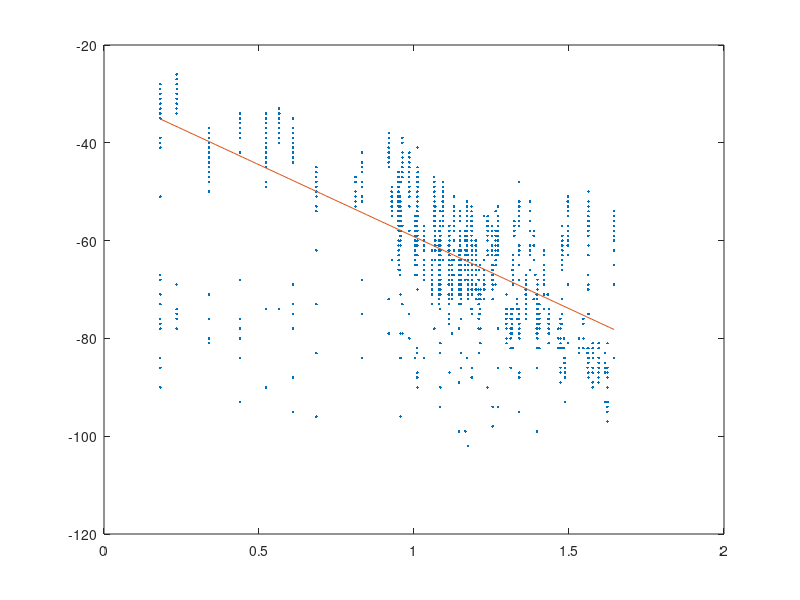

MATLAB code for this plot:
clear all;
receiver=importdata('receiverXY.csv');
transmitter=importdata('transmitterXY.csv');
exp7=importdata('wifiExp7.csv');%1st experiment
exp8=importdata('wifiExp8.csv');%2st experiment
exp9=importdata('wifiExp9.csv');%3st experiment
exp10=importdata('wifiExp10.csv');%4st experiment
exp11=importdata('wifiExp11.csv');%5st experiment
exp12=importdata('wifiExp12.csv');%6st experiment
exp13=importdata('wifiExp13.csv');%7st experiment
exp14=importdata('wifiExp14.csv');%8st experiment
exp15=importdata('wifiExp15.csv');%9st experiment
exp16=importdata('wifiExp16.csv');%10st experiment
exp17=importdata('wifiExp17.csv');%11st experiment
exp18=importdata('wifiExp18.csv');%12st experiment
distance0=zeros(12,8);
for i=1:12
    for j=1:8
        %distance(i,j) = log(((transmitter(i,1)-receiver(j,1))^2+(transmitter(i,2)-receiver(j,2))^2)^0.5);
        distance0(i,j)= sqrt((transmitter(i,1)-receiver(j,1))^2+(transmitter(i,2)-receiver(j,2))^2);
       
    end
end
x0 = [];
x = [];
y = [];
%exp 7
distance = log10(distance0);
for i=1:8
    for j=1:length(exp7)
       if( exp7(j,i+1)==500 )
        continue;
       end
       x0 = [x0,distance0(1,i)];
       x = [x,distance(1,i)];
       y = [y,-exp7(j,i+1)];
    end
end
% exp 8 
for i=1:8
    for j=1:length(exp8)
       if( exp8(j,i+1)==500 )
        continue;
       end 
       x0 = [x0,distance0(2,i)];
       x = [x,distance(2,i)];
       y = [y,-exp8(j,i+1)];
    end
end
%exp 9
for i=1:8
    for j=1:length(exp9)
       if( exp9(j,i+1)==500 )
        continue;
       end 
       x0 = [x0,distance0(3,i)];
       x = [x,distance(3,i)];
       y = [y,-exp9(j,i+1)];
    end
end


%exp 10
for i=1:8
    for j=1:length(exp10)
       if( exp10(j,i+1)==500 )
        continue;
       end 
       x0 = [x0,distance0(4,i)];
       x = [x,distance(4,i)];
       y = [y,-exp10(j,i+1)];
    end
end
%exp 11
for i=1:8
    for j=1:length(exp11)
       if( exp11(j,i+1)==500 )
        continue;
       end 
       x0 = [x0,distance0(5,i)];
       x = [x,distance(5,i)];
       y = [y,-exp11(j,i+1)];
    end
end
%exp 12
for i=1:8
    for j=1:length(exp12)
       if( exp12(j,i+1)==500 )
        continue;
       end 
       x0 = [x0,distance0(6,i)];
       x = [x,distance(6,i)];
       y = [y,-exp12(j,i+1)];
    end
end
%exp 13
for i=1:8
    for j=1:length(exp13)
       if( exp13(j,i+1)==500 )
        continue;
       end 
       x0 = [x0,distance0(7,i)];
       x = [x,distance(7,i)];
       y = [y,-exp13(j,i+1)];
    end
end
%exp 14
for i=1:8
    for j=1:length(exp14)
       if( exp14(j,i+1)==500 )
        continue;
       end 
       x0 = [x0,distance0(8,i)];
       x = [x,distance(8,i)];
       y = [y,-exp14(j,i+1)];
    end
end
%exp 15
for i=1:8
    for j=1:length(exp15)
       if( exp15(j,i+1)==500 )
        continue;
       end 
       x0 = [x0,distance0(9,i)];
       x = [x,distance(9,i)];
       y = [y,-exp15(j,i+1)];
    end
end
%exp 16
for i=1:8
    for j=1:length(exp16)
       if( exp16(j,i+1)==500 )
        continue;
       end 
       x0 = [x0,distance0(10,i)];
       x = [x,distance(10,i)];
       y = [y,-exp16(j,i+1)];
    end
end
%exp 17
for i=1:8
    for j=1:length(exp17)
       if( exp17(j,i+1)==500 )
        continue;
       end 
       x0 = [x0,distance0(11,i)];
       x = [x,distance(11,i)];
       y = [y,-exp17(j,i+1)];
    end
end
%exp 18
for i=1:8
    for j=1:length(exp18)
       if( exp18(j,i+1)==500 )
        continue;
       end 
       
       x0 = [x0,distance0(12,i)];
       x = [x,distance(12,i)];
       y = [y,-exp18(j,i+1)];
    end
end


p = polyfit(x,y,1);
x1 = linspace(min(x),max(x));
y1 = polyval(p,x1);
plot( x,y,'.');
hold on 
plot(x1,y1);

hold off
eta = -p(1)/10
K = p(2) + 27
standard_diviation = std(x0)
